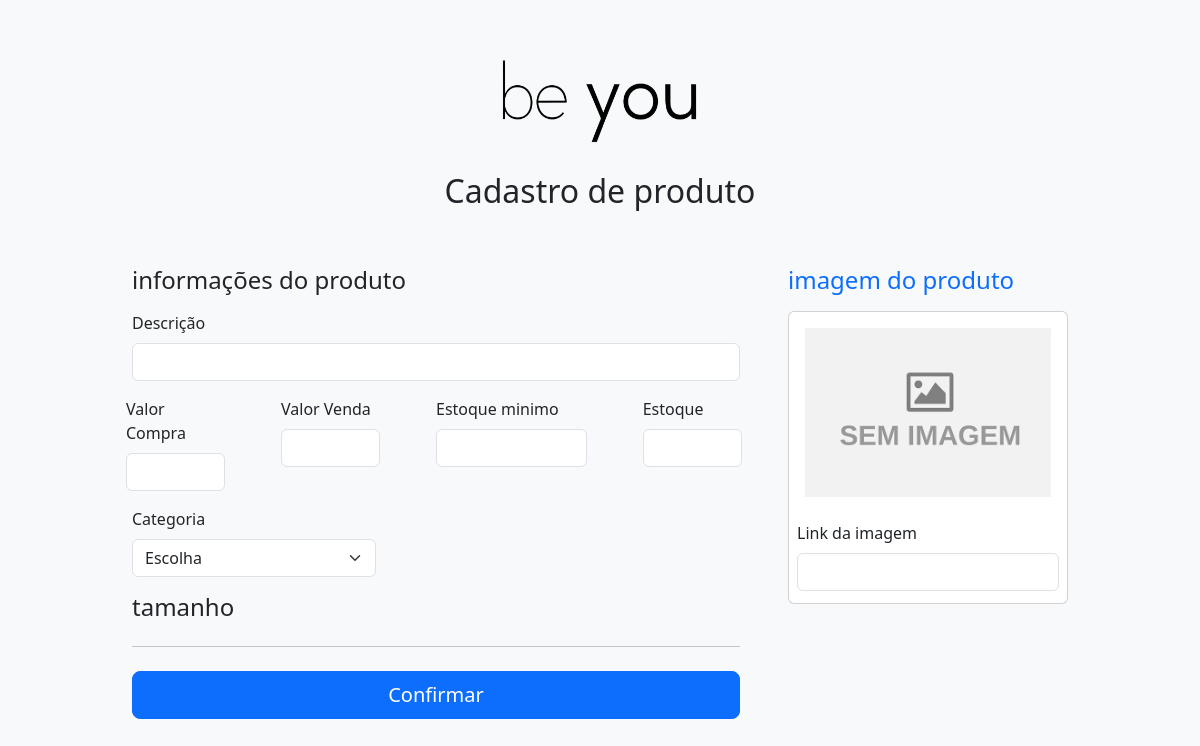
Before: /VIEW/PRODUTO/cadastroProduto.php (signed in) with the older database file.
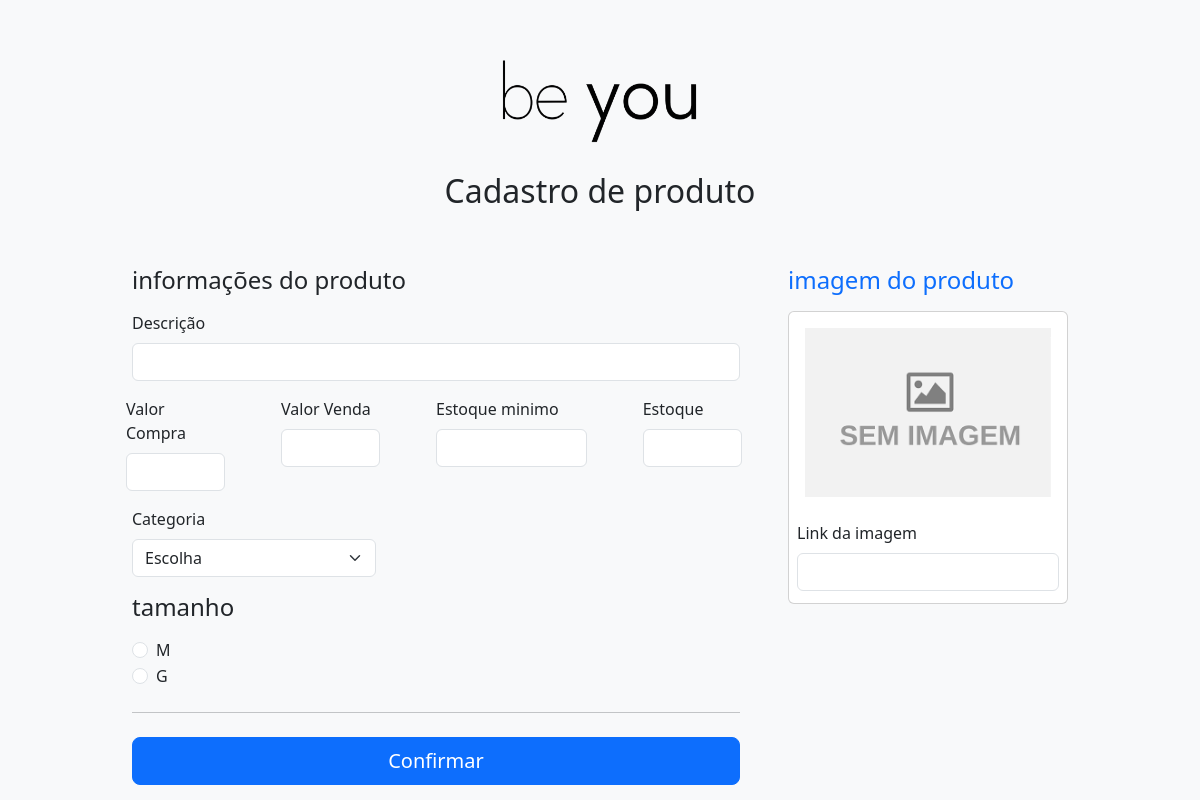
After: the same page with the newer database file.
### tables this page shows
CREATE TABLE `tamanho` (
  `id` int(2) NOT NULL,
  `descricao` varchar(4) NOT NULL
);

### DAL/Tamanho.php (called while the page is built, shortened)
<?php
include_once 'C:/xampp/htdocs/Projeto_LojaRoupa/DAL/Conexao.php';
include_once 'C:/xampp/htdocs/Projeto_LojaRoupa/MODEL/Tamanho.php';
class Tamanho{
    public function Select() {
        $sql = 'Select * from tamanho;';
        $con = Conexao::conectar();
        $registros = $con->query($sql);
        foreach($registros as $linha){
            $tamanho = new \MODEL\Tamanho();
            $tamanho->setId($linha['id']);
            $tamanho->setDescricao($linha['descricao']);
            $listaTamanho[] = $tamanho;
        }
        return $listaTamanho;
    }
}
?>

### BLL/Tamanho.php (called while the page is built, shortened)
<?php
include_once "C:/xampp/htdocs/Projeto_LojaRoupa/DAL/Tamanho.php";
class Tamanho{
    public function Select(){
        $dalTamanho = new \DAL\Tamanho();
        return $dalTamanho->Select();
    }
}
?>

### DAL/Conexao.php (called while the page is built, shortened)
<?php
    class Conexao{
        private static $dbNome = 'loja_de_roupa';
        private static $dbHost = 'localhost';
        private static $dbUsuario = 'root';
        private static $dbSenha = '';
        private static $cont = null;
        public static function conectar(){
            if(self::$cont == null){
                try{
                    self::$cont = new PDO("mysql:host=" . self::$dbHost . ";dbname=" . self::$dbNome, self::$dbUsuario, self::$dbSenha);
                }catch(\PDOException $e){
                    die ($e->getMessage());
                }
        }
        return self::$cont;
    }
    public static function desconectar(){
        self::$cont = null;
        return self::$cont;
    }
}
?>

### MODEL/Tamanho.php (called while the page is built, shortened)
<?php
    class Tamanho{
        private ?string $descricao;
        public function getDescricao(){return $this->descricao;}
        public function setDescricao(string $descricao){$this->descricao=$descricao;}
    }
?>

### VIEW/PRODUTO/cadastroProduto.php (the view, shortened to what this page needs)
<?php
include_once "C:/xampp/htdocs/Projeto_LojaRoupa/BLL/Tamanho.php";
$tamanhos = new \BLL\Tamanho();
$listaTamanho = $tamanhos->Select();
?>
<!doctype html>
<html lang="pt-br" data-bs-theme="auto">
<head>
    <link href="https://cdn.jsdelivr.net/npm/bootstrap@5.3.3/dist/css/bootstrap.min.css" rel="stylesheet">
    <link href="./checkout.css" rel="stylesheet">
</head>
<body class="bg-body-tertiary">
    <div class="container">
        <main>
            <div class="py-5 text-center">
                <img class="d-block mx-auto mb-4" src="../img/logobeyou.png" alt="" width="200" height="100">
                <h2>Cadastro de produto</h2>
            </div>
            <form class="needs-validation" action="./validaCadastroProduto.php" novalidate>
                <div class="row g-5">
                    <div class="col-md-5 col-lg-4 order-md-last">
                        <h4 class="d-flex justify-content-between align-items-center mb-3">
                            <span class="text-primary">imagem do produto</span>
                        </h4>
                        <div class="card">
                            <img class="m-3" src="../img/padrao.png" alt="imagem produto">
                            <div class="p-2">
                                <label for="imagem" class="form-label" >Link da imagem</label>
                                <input id="imagem" type="text" name="imagem" class="form-control mb-1">
                            </div>
                        </div>
                    </div>
                    <div class="col-md-7 col-lg-8">
                        <h4 class="mb-3">informações do produto</h4>
                        <div class="row g-3 mb-3">
                            <div class="col-12 mb-2">
                                <label for="descricao" class="form-label">Descrição</label>
                                <input type="text" class="form-control" id="descricao" maxlength="100" placeholder="" name="descricao" required>
                            </div>
                            <div class="row g-1 d-flex justify-content-between">
                                <div class="col-sm-2">
                                    <label for="valor" class="form-label">Valor Compra</label>
                                    <input type="text" class="form-control" id="valor" maxlength="9" name="valor_compra" onkeypress="$(this).mask('R$ #.##0,00', {reverse: true});" required>
                                </div>
                                <div class="col-sm-2">
                                    <label for="valor" class="form-label">Valor Venda</label>
                                    <input type="text" class="form-control" id="valor" maxlength="9" name="valor_venda" onkeypress="$(this).mask('R$ #.##0,00', {reverse: true});" required>
                                </div>
                                <div class="col-sm-3">
                                    <label for="estoque" class="form-label">Estoque minimo</label>
                                    <input type="number" class="form-control" id="estoque" max="99" min="1" name="estoque_minimo" required>
                                </div>
                                <div class="col-sm-2">
                                    <label for="estoque" class="form-label">Estoque</label>
                                    <input type="number" class="form-control" id="estoque" max="999" min="0" name="estoque">
                                </div>
                            </div>
                            <div class="col-md-5">
                                <label for="categoria" class="form-label">Categoria</label>
                                <select name="categoria" class="form-select" id="categoria" required>
                                    <option value="">Escolha</option>
                                </select>
                            </div>
                        </div>
                        <h4 class="mb-3">tamanho</h4>
                        <div class="my-3">
                            <?php
                            foreach ($listaTamanho as $tamanho) {
                                echo '  <div class="form-check">
                                            <input id="tamanho" name="tamanho" type="radio" class="form-check-input" required>
                                            <label class="form-check-label" for="tamanho">' . $tamanho->getDescricao() . '</label>
                                        </div>';
                            } ?>
                        </div>
                        <hr class="my-4">
                        <button class="w-100 btn btn-primary btn-lg" type="submit">Confirmar</button>
            </form>
    </div>
</body>
</html>

### VIEW/PRODUTO/checkout.css (style rules this page uses)
.container { max-width: 960px; }

Changed rows visible on the page:
added tamanho: descricao "M"
added tamanho: descricao "G"
